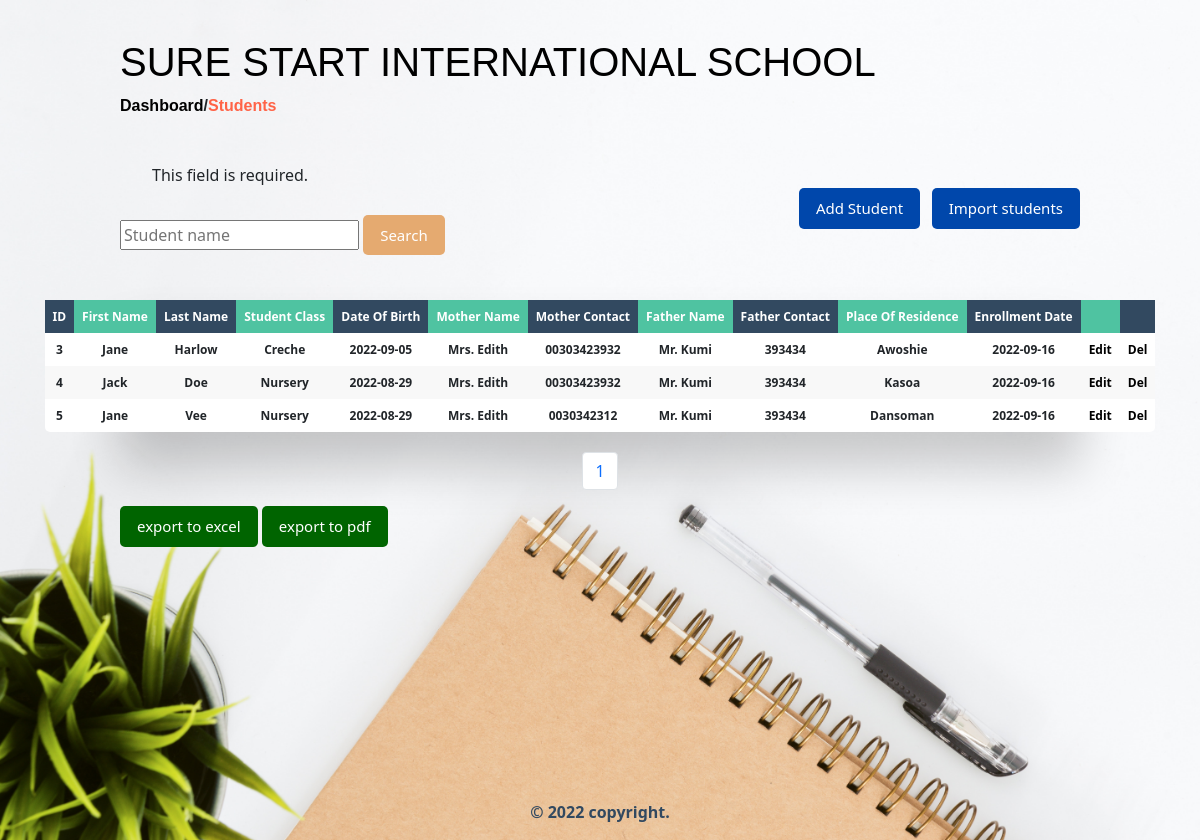
/dashboard/students?page=1, run on the app's committed database.
### students/models.py (models this page shows, shortened)
class Student(models.Model):
    student_id = models.AutoField(primary_key=True)
    first_name = models.CharField(max_length=255, blank=True)
    last_name = models.CharField(max_length=255, blank=True)
    student_class = models.CharField(max_length=50, blank=True)
    date_of_birth = models.DateField()
    mother_name = models.CharField(max_length=255, blank=True)
    mother_contact = models.CharField(max_length=255, blank=True)
    father_name = models.CharField(max_length=255, blank=True)
    father_contact = models.CharField(max_length=255, blank=True)
    place_of_residence = models.CharField(max_length=255, blank=True)
    date_enrolled = models.DateField(auto_now_add=True, blank=True, null=True)
    class Meta:
        ordering = ['-date_enrolled']

### students/views.py (the view, shortened to what this page needs)
# urls.py: path('dashboard/students',list_and_create,name='students'),
def list_and_create(request):
    form = StudentCreationForm(request.POST or None)
    if request.method == 'POST' and form.is_valid():
        form.save()
    objects = Student.objects.all()
    p = Paginator(Student.objects.all(),10)
    page = request.GET.get('page')
    student_list = p.get_page(page)
    nums = "a" * student_list.paginator.num_pages
    search_form = SearchForm(request.GET or None)
    return render(request, 'student_list.html', {'objects': objects,
    'student_list':student_list,
    'nums':nums,
    'form': form,
    'search_form':search_form
    })

### students/forms.py
class StudentCreationForm(forms.ModelForm):
    first_name = forms.CharField(max_length=255)
    last_name = forms.CharField(max_length=255,)
    student_class = forms.CharField(max_length=50)
    date_of_birth = forms.DateField(widget=DateInput)
    mother_name = forms.CharField(max_length=255)
    mother_contact = forms.CharField(max_length=255)
    father_name = forms.CharField(max_length=255)
    father_contact = forms.CharField(max_length=255)
    place_of_residence = forms.CharField(max_length=255)
    class Meta:
        model = Student
        fields = ('first_name','last_name','student_class','date_of_birth','mother_name',
        'mother_contact','father_name','father_contact','place_of_residence')

class SearchForm(forms.Form):
    student_name = forms.CharField(max_length=255)

### templates/student_list.html (shortened to what this page needs)
{% extends 'base.html' %}
{% block content %}
<div class="dashboard-container">
    <div class="top-nav">
        <h1><a href="{% url 'dashboard' %}">SURE START INTERNATIONAL SCHOOL</a></h1>
        <p><a href="{% url 'dashboard' %}">Dashboard</a>/<a href="{% url 'students' %}" class="active-link">Students</a></p>
    </div>
    <div class="top-buttons-div">
        <div>
            <form action="" method="get">
                {% for field in search_form %}
                    <p class="error-paragraph">{{ field.errors }}</p>
                    <input
                    id="{{ field.id_for_label }}" maxlength="255"
                    name="{{ field.html_name }}" value="{{ field.intial }}"
                    type="{{ field.field.widget.input_type }}"
                    placeholder="{{ field.label }}">
                {% endfor %}
                <button type="submit" class="btn-primary primary-1" value="save" name="search">Search</button>
            </form>
        </div>
        <div class="add-div">
            <a href="#" id="modal-btn"><button class="btn-primary btn-primary-wd">Add Student</button></a>
            <a href="{% url 'upload_csv' %}"><button class="btn-primary btn-primary-wd">Import students</button></a>
        </div>
    </div>
    <div class="table-wrapper" id="student_table_div">
        <table class="fl-table" id="table2excel">
            <thead>
                <tr>
                    <th>ID</th>
                    <th>First Name</th>
                    <th>Last Name</th>
                    <th>Student class</th>
                    <th>Date of Birth</th>
                    <th>Mother Name</th>
                    <th>Mother Contact</th>
                    <th>Father Name</th>
                    <th>Father Contact</th>
                    <th>Place of residence</th>
                    <th>Enrollment Date</th>
                    <th class="excludeThisClass"></th>
                    <th class="excludeThisClass"></th>
                </tr>
            </thead>
            <tbody>
                {% for student in student_list %}
                    <tr>
                        <th>{{ student.student_id }}</th>
                        <th>{{ student.first_name }}</th>
                        <th>{{ student.last_name }}</th>
                        <th>{{ student.student_class }}</th>
                        <th>{{ student.date_of_birth|date:"Y-m-d" }}</th>
                        <th>{{ student.mother_name }}</th>
                        <th>{{ student.mother_contact }}</th>
                        <th>{{ student.father_name }}</th>
                        <th>{{ student.father_contact }}</th>
                        <th>{{ student.place_of_residence }}</th>
                        <th>{{ student.date_enrolled|date:"Y-m-d" }}</th>
                        <th class="excludeThisClass"><a href="{% url 'student_edit' student.pk %}">edit</a></th>
                        <th class="excludeThisClass"><a href="{% url 'student_delete' student.pk %}">del</a></th>
                    </tr>
                {% endfor %}
            </tbody>
        </table>
    </div>
    <nav aria-label="Page navigation example">
        <ul class="pagination justify-content-center">
            {% for i in nums %}
	            <li class="page-item"><a class="page-link" href="?page={{ forloop.counter }}">{{ forloop.counter }}</a></li>
            {% endfor %}
        </ul>
    </nav>
    <button id="btnExport_excel" class="btn-primary btn-primary-wd info-btn-1">export to excel</button>
    <button id="btnExport_pdf"  class="btn-primary btn-primary-wd info-btn-1">export to pdf</button>
</div>
{% endblock content %}

### static/css/base.css (style rules this page uses)
html { box-sizing: border-box; overflow-y: scroll; }
body { background-image: url(../img/school-bg.jpg); background-repeat: no-repeat; background-size: cover; background-position: center; overflow-y: scroll; }
a { text-decoration: none; color: black }
ul { list-style: none; }
.btn-primary { padding: 8px 16px; background-color: #0047AB; color: white; font-size: 15px; font-family: 'Segoe UI', Tahoma, Geneva, Verdana, sans-serif; margin-top: 3%; border-radius: 5px; cursor: pointer; transition: 0.7s ease-in-out; border: 1px solid transparent; }
.dashboard-container { max-width: 80%; height: 100%; margin: 0 auto; }
.dashboard-container h1 { font-family: 'Trebuchet MS', 'Lucida Sans Unicode', 'Lucida Grande', 'Lucida Sans', Arial, sans-serif; padding: 4% 0 0 0; }
.top-nav p { font-family: 'Gill Sans', 'Gill Sans MT', Calibri, 'Trebuchet MS', sans-serif; font-weight: 700; cursor: pointer; }
.active-link { color: tomato; }
.btn-primary-wd { margin: 0% 0 1% 0 !important; }
.add-div { display: flex; flex-flow: row wrap; align-items: center; width: 100%; justify-content: flex-end; }
.add-div a { margin-left: 3%; }
* { box-sizing: border-box; -webkit-box-sizing: border-box; -moz-box-sizing: border-box; }
.primary-1 { background-color: #E5AA70; }
.table-wrapper { margin: 10px 0px 20px 0px; box-shadow: 0px 35px 50px rgba( 0, 0, 0, 0.2 ); width: 100%; display: flex; justify-content: center; }
.fl-table { border-radius: 5px; font-size: 12px; font-weight: normal; border: none; border-collapse: collapse; width: 100%; max-width: 100%; white-space: nowrap; background-color: white; text-transform: capitalize; }
.fl-table td, .fl-table th { text-align: center; padding: 8px; }
.fl-table thead th { color: #ffffff; background: #4FC3A1; }
.fl-table thead th:nth-child(odd) { color: #ffffff; background: #324960; }
.fl-table tr:nth-child(even) { background: #F8F8F8; }
.info-btn-1 { background-color:darkgreen }
.top-buttons-div { display: flex; flex-flow: row wrap; justify-content: space-between; margin: 3% 0 3% 0; }
.top-buttons-div div { width: 40%; }

### data on the page
Student: student_id "3", first_name "Jane", last_name "Harlow", student_class "Creche", date_of_birth "2022-09-05", mother_name "Mrs. Edith", mother_contact "00303423932", father_name "Mr. Kumi", father_contact "393434", place_of_residence "Awoshie", date_enrolled "2022-09-16"
Student: student_id "4", first_name "Jack", last_name "Doe", student_class "Nursery", date_of_birth "2022-08-29", mother_name "Mrs. Edith", mother_contact "00303423932", father_name "Mr. Kumi", father_contact "393434", place_of_residence "Kasoa", date_enrolled "2022-09-16"
Student: student_id "5", first_name "Jane", last_name "Vee", student_class "Nursery", date_of_birth "2022-08-29", mother_name "Mrs. Edith", mother_contact "0030342312", father_name "Mr. Kumi", father_contact "393434", place_of_residence "Dansoman", date_enrolled "2022-09-16"

### other printed values
{{ field.errors }} "This field is required."
